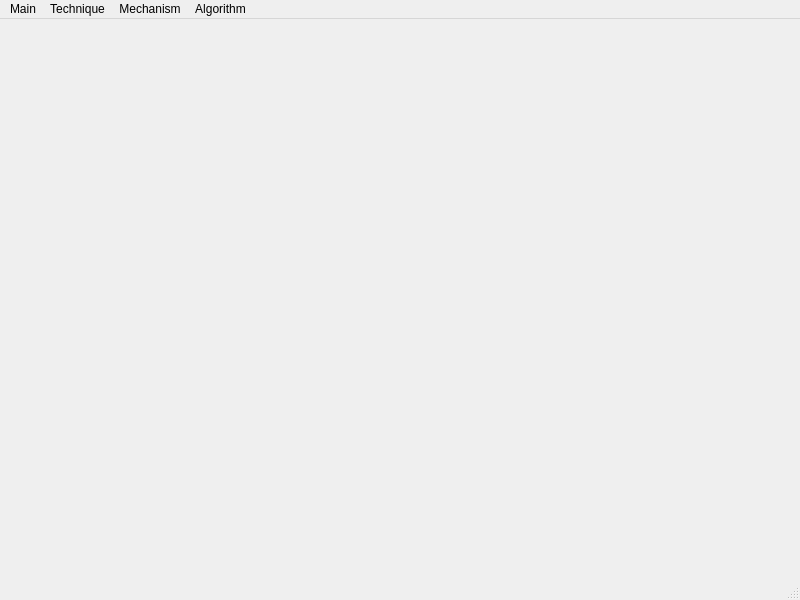
<?xml version="1.0" encoding="UTF-8"?>
<ui version="4.0">
 <class>MainWindow</class>
 <widget class="QMainWindow" name="MainWindow">
  <property name="geometry">
   <rect>
    <x>0</x>
    <y>0</y>
    <width>800</width>
    <height>600</height>
   </rect>
  </property>
  <property name="windowTitle">
   <string>Soft Potato</string>
  </property>
  <widget class="QWidget" name="centralwidget">
   <layout class="QGridLayout" name="gridLayout">
    <item row="0" column="0">
     <widget class="QWidget" name="widget_2" native="true"/>
    </item>
    <item row="0" column="1">
     <widget class="QWidget" name="widget" native="true"/>
    </item>
    <item row="1" column="0">
     <widget class="QWidget" name="widget_3" native="true"/>
    </item>
    <item row="1" column="1">
     <widget class="QWidget" name="widget_4" native="true"/>
    </item>
   </layout>
  </widget>
  <widget class="QMenuBar" name="menubar">
   <property name="geometry">
    <rect>
     <x>0</x>
     <y>0</y>
     <width>800</width>
     <height>25</height>
    </rect>
   </property>
   <widget class="QMenu" name="menuMain">
    <property name="title">
     <string>Main</string>
    </property>
    <addaction name="actionReset"/>
    <addaction name="separator"/>
    <addaction name="actionExit"/>
   </widget>
   <widget class="QMenu" name="menuTechnique">
    <property name="title">
     <string>Technique</string>
    </property>
    <addaction name="actionChronoamperometry"/>
    <addaction name="actionLinear_sweep_voltammetry"/>
    <addaction name="actionCyclic_voltammetry"/>
    <addaction name="actionSampled_current_voltammetry"/>
    <addaction name="actionCustom"/>
   </widget>
   <widget class="QMenu" name="menuMechanism">
    <property name="title">
     <string>Mechanism</string>
    </property>
    <widget class="QMenu" name="menuDiffusion">
     <property name="title">
      <string>Diffusion</string>
     </property>
     <addaction name="actionE_2"/>
     <addaction name="actionEC"/>
    </widget>
    <widget class="QMenu" name="menuAdsorption">
     <property name="title">
      <string>Adsorption</string>
     </property>
     <addaction name="actionSurface_bound"/>
     <addaction name="actionLangmuir"/>
    </widget>
    <addaction name="menuDiffusion"/>
    <addaction name="menuAdsorption"/>
   </widget>
   <widget class="QMenu" name="menuAlgorithm">
    <property name="title">
     <string>Algorithm</string>
    </property>
    <addaction name="actionExplicit_finite_differences_EFD"/>
    <addaction name="actionBackwards_implicit_BI"/>
   </widget>
   <addaction name="menuMain"/>
   <addaction name="menuTechnique"/>
   <addaction name="menuMechanism"/>
   <addaction name="menuAlgorithm"/>
  </widget>
  <widget class="QStatusBar" name="statusbar"/>
  <action name="actionReset">
   <property name="text">
    <string>Reset</string>
   </property>
  </action>
  <action name="actionExit">
   <property name="text">
    <string>Exit</string>
   </property>
  </action>
  <action name="actionChronoamperometry">
   <property name="text">
    <string>Chronoamperometry (CA)</string>
   </property>
  </action>
  <action name="actionLinear_sweep_voltammetry">
   <property name="text">
    <string>Linear sweep voltammetry (LSV)</string>
   </property>
  </action>
  <action name="actionCyclic_voltammetry">
   <property name="text">
    <string>Cyclic voltammetry (CV)</string>
   </property>
  </action>
  <action name="actionSampled_current_voltammetry">
   <property name="text">
    <string>Sampled current voltammetry (SCV)</string>
   </property>
  </action>
  <action name="actionCustom">
   <property name="text">
    <string>Custom</string>
   </property>
  </action>
  <action name="actionE_2">
   <property name="text">
    <string>E</string>
   </property>
  </action>
  <action name="actionEC">
   <property name="text">
    <string>EC</string>
   </property>
  </action>
  <action name="actionSurface_bound">
   <property name="text">
    <string>Surface bound</string>
   </property>
  </action>
  <action name="actionLangmuir">
   <property name="text">
    <string>Langmuir</string>
   </property>
  </action>
  <action name="actionExplicit_finite_differences_EFD">
   <property name="text">
    <string>Explicit finite differences (EFD)</string>
   </property>
  </action>
  <action name="actionBackwards_implicit_BI">
   <property name="text">
    <string>Backwards implicit (BI)</string>
   </property>
  </action>
 </widget>
 <resources/>
 <connections/>
</ui>
